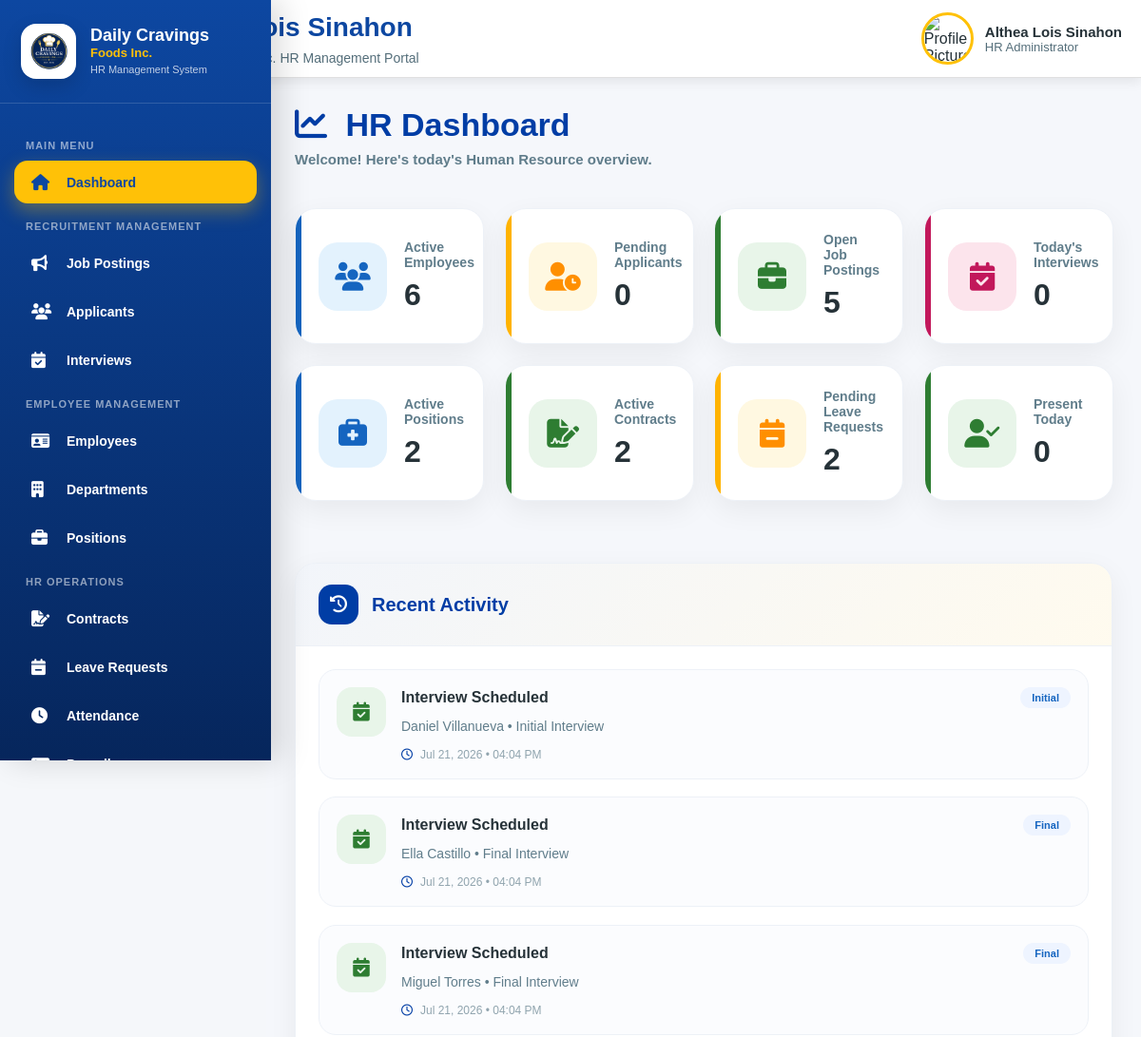
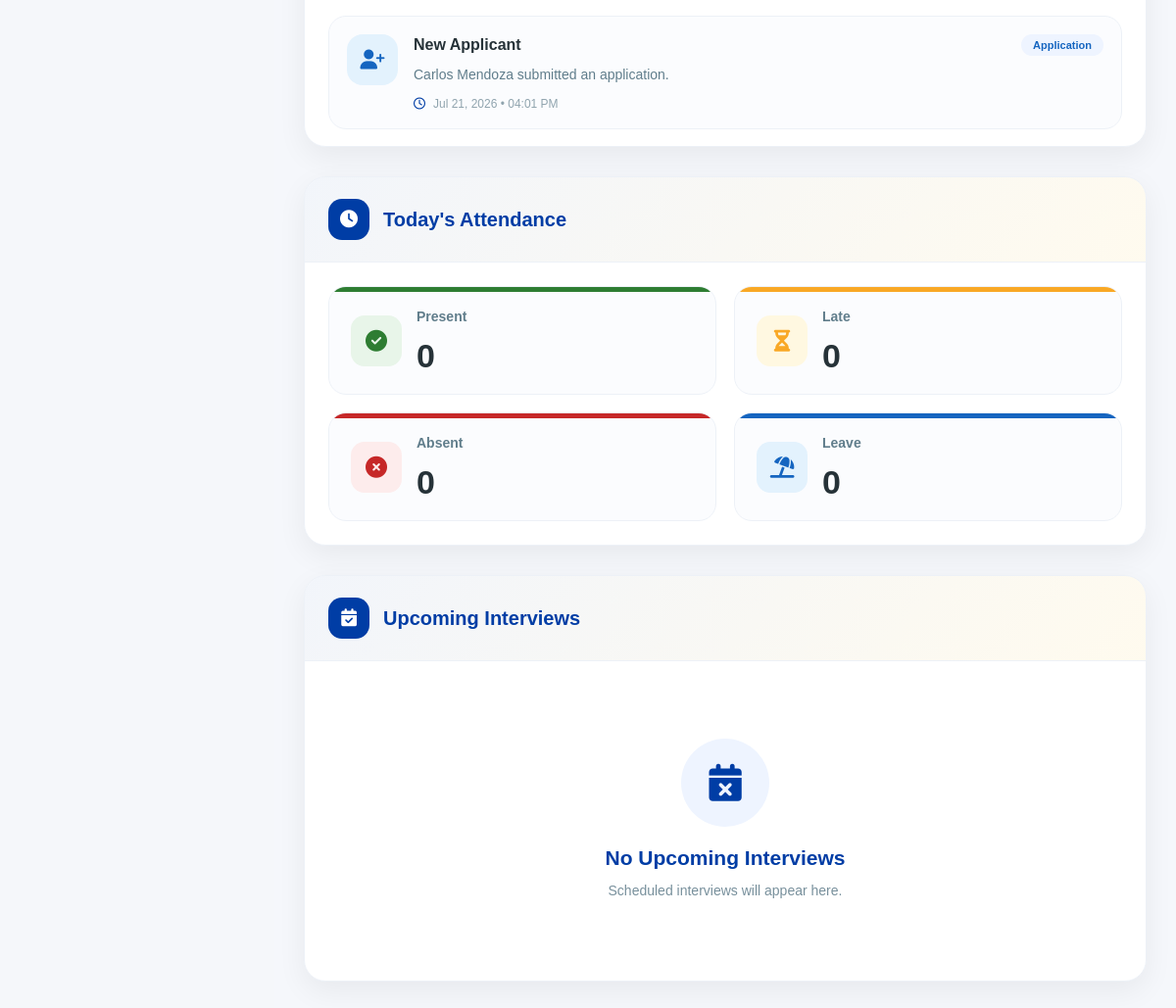
The page /hr/dashboard.php (signed in) on the database its author committed (2 pictures, top to bottom).
### tables this page shows
CREATE TABLE `interviews` (
  `interview_id` int(11) NOT NULL,
  `application_id` int(11) DEFAULT NULL,
  `interview_date` date DEFAULT NULL,
  `interview_time` time DEFAULT NULL,
  `stage` enum('Initial','Final') DEFAULT NULL,
  `interviewer` varchar(100) DEFAULT NULL,
  `status` enum('Scheduled','Completed','Cancelled') DEFAULT 'Scheduled',
  `interview_result` enum('Pending','Passed','Failed') DEFAULT 'Pending',
  `created_at` timestamp NOT NULL DEFAULT current_timestamp(),
  `reschedule_reason` text DEFAULT NULL,
  `previous_date` date DEFAULT NULL,
  `previous_time` time DEFAULT NULL,
  `email_sent` enum('Yes','No') DEFAULT 'No',
  `email_sent_at` timestamp NULL DEFAULT NULL
);

### hr/includes/dashboard_activity.php (the view, shortened to what this page needs)
<?php
require_once __DIR__ . "/../../config/db.php";
$activities = [];
$stmt = $conn->query("
    SELECT
        first_name,
        last_name,
        created_at
    FROM applications
    ORDER BY created_at DESC
    LIMIT 10
");
while ($row = $stmt->fetch(PDO::FETCH_ASSOC)) {
    $activities[] = [
        "icon" => "fa-user-plus",
        "color" => "primary",
        "title" => "New Applicant",
        "message" => trim(
            $row["first_name"] .
            " " .
            $row["last_name"]
        ) . " submitted an application.",
        "badge" => "Application",
        "date" => $row["created_at"]
    ];
}
$stmt = $conn->query("
    SELECT
        a.first_name,
        a.last_name,
        i.stage,
        i.created_at
    FROM interviews i
    LEFT JOIN applications a
        ON a.application_id = i.application_id
    ORDER BY i.created_at DESC
    LIMIT 10
");
while ($row = $stmt->fetch(PDO::FETCH_ASSOC)) {
    $activities[] = [
        "icon" => "fa-calendar-check",
        "color" => "success",
        "title" => "Interview Scheduled",
        "message" =>
            trim(
                ($row["first_name"] ?? "Applicant")
                . " " .
                ($row["last_name"] ?? "")
            )
            . " • "
            . ($row["stage"] ?? "Interview")
            . " Interview",
        "badge" => $row["stage"] ?? "Interview",
        "date" => $row["created_at"]
    ];
}
usort(
    $activities,
    function ($a, $b) {
        return strtotime($b["date"])
            -
            strtotime($a["date"]);
    }
);
$activities = array_slice(
    $activities,
    0,
    10
);
?>
<div class="hr-widget">
    <div class="hr-widget-header">
        <div class="hr-widget-title">
            <i class="fa-solid fa-clock-rotate-left"></i>
            <h3>Recent Activity</h3>
        </div>
    </div>
    <div class="hr-widget-body hr-scroll-widget">
        <?php if (empty($activities)): ?>
            <div class="hr-empty-state">
                <i class="fa-solid fa-inbox"></i>
                <h4>No Recent Activity</h4>
                <p>Activities will appear here once HR actions are recorded.</p>
            </div>
        <?php else: ?>
            <div class="hr-activity-list">
                <?php foreach ($activities as $activity): ?>
                    <div class="hr-activity-item">
                        <div class="hr-activity-icon <?= htmlspecialchars($activity['color']); ?>">
                            <i class="fa-solid <?= htmlspecialchars($activity['icon']); ?>"></i>
                        </div>
                        <div class="hr-activity-content">
                            <div class="hr-activity-header">
                                <h4>
                                    <?= htmlspecialchars($activity['title']); ?>
                                </h4>
                                <span class="hr-activity-badge">
                                    <?= htmlspecialchars($activity['badge']); ?>
                                </span>
                            </div>
                            <p>
                                <?= htmlspecialchars($activity['message']); ?>
                            </p>
                            <div class="hr-activity-time">
                                <i class="fa-regular fa-clock"></i>
                                <?= date(
                                    "M d, Y • h:i A",
                                    strtotime($activity['date'])
                                ); ?>
                            </div>
                        </div>
                    </div>
                <?php endforeach; ?>
            </div>
        <?php endif; ?>
    </div>
</div>

### assets/css/global.css (style rules this page uses)
:root { --primary:#0D47A1; --primary-dark:#08306B; --secondary:#1565C0; --secondary-dark:#0B3D91; --accent:#FFC107; --success:#2E7D32; --warning:#F9A825; --danger:#C62828; --background:#F5F7FA; --card:#FFFFFF; --text:#263238; --text-light:#546E7A; --border:#E0E0E0; --shadow: 0 4px 12px rgba(0,0,0,.08); --shadow-lg: 0 12px 35px rgba(0,0,0,.12); --radius-sm:8px; --radius:12px; --radius-lg:18px; --radius-xl:25px; --sidebar-width:280px; --header-height:75px; --transition:.30s ease; }
* { margin:0; padding:0; box-sizing:border-box; }
html { scroll-behavior:smooth; }
body { font-family: "Segoe UI", Arial, sans-serif; background:var(--background); color:var(--text); overflow-x:hidden; }

### rows shown on the page
interviews: title "Interview Scheduled", stage "Initial", message "Daniel Villanueva • Initial Interview", created_at "Jul 21, 2026 • 04:04 PM"

### other values the page prints
$hr_name "Althea Lois Sinahon"
$activeEmployees "6"
$pendingApplicants "0"
$openJobs "5"
$todayInterviews "0"
$activePositions "2"
$activeContracts "2"
$pendingLeaves "2"
$presentToday "0"
$activity['title'] "Interview Scheduled"
$activity['badge'] "Final"
$activity['message'] "Ella Castillo • Final Interview"
$activity['message'] "Miguel Torres • Final Interview"
$activity['title'] "New Applicant"
$activity['badge'] "Application"
